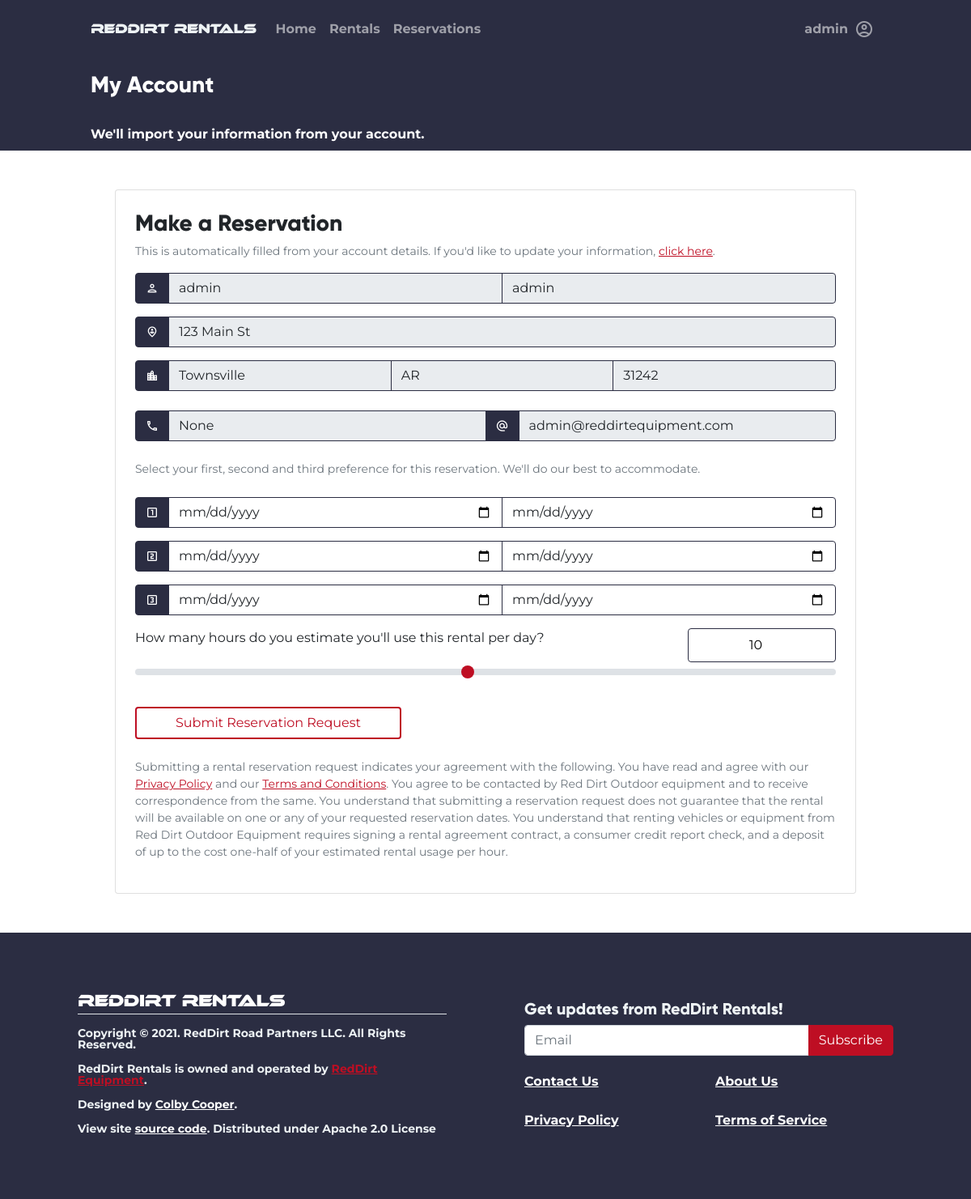
The app's page /account/reserve/12 (signed in) with its own data.
### tables this page shows
CREATE TABLE users (
    id INTEGER PRIMARY KEY AUTOINCREMENT,
    firstname TEXT NOT NULL,
    lastname TEXT NOT NULL,
    phonenumber TEXT NOT NULL,
    email TEXT NOT NULL,
    password BLOB NOT NULL,
    groups TEXT NOT NULL,
    address TEXT NOT NULL,
    city TEXT NOT NULL,
    state TEXT NOT NULL,
    zip TEXT NOT NULL
, token TEXT, token_expire TEXT);

### rentals_app/account.py (the view)
@account.route("/reserve/<int:id>")
@login_required
def reserve(id):
    return render_template("account/reserve.html", id=id)

### rentals_app/__init__.py (called while the page is built)
@app.after_request
def after_request(response):
    response.headers["Cache-Control"] = "no-cache, no-store, must-revalidate"
    return response

### rentals_app/auth.py (called while the page is built)
@auth.before_app_request
def fetch_current_user():
    userid = session.get("userid")
    if userid is None:
        g.user = None
    else:
        g.user = User.find_user(userid)

def login_required(view):
    @functools.wraps(view)
    def wrapped_view(**kwargs):
        if g.user is None:
            return redirect(url_for("auth.login"))
        return view(**kwargs)
    return wrapped_view

### rentals_app/helpers.py (called while the page is built)
def connect_to_db():
    con = sqlite3.connect(DB_PATH)
    return con, con.cursor()

### rentals_app/models/user.py (called while the page is built)
    def find_user(id) -> "User":
        con, cur = helpers.connect_to_db()
        sql = """
        SELECT * FROM users WHERE id='{}'
        """.format(
            id
        )
        try:
            db = cur.execute(sql).fetchone()
            if not db:
                return None
            return User(
                userid=db[0],
                firstname=db[1],
                lastname=db[2],
                phonenumber=db[3],
                email=db[4],
                password=db[5],
                groups=db[6],
                address=db[7],
                city=db[8],
                state=db[9],
                zip=db[10],
            )
        except Exception as ex:
            con.rollback()
            raise ex
        finally:
            con.close()

### rentals_app/templates/account/reserve.html (shortened to what this page needs)
{% extends "Base.html" %}
{% block content %}
<div class="container-fluid bg-dark">
    <div class="row">
        <div class="col-md-10 mx-auto">
            <h3 class="text-white py-3">My Account</h3>
        </div>
    </div>
</div>
<div class="container-fluid bg-dark">
    <div class="row">
        <div class="col-md-10 mx-auto">
            <p class="text-white py-2 m-0 fw-bold">We'll import your information from your account.</p>
        </div>
    </div>
</div>
<div class="container-fluid">
    <div class="row mx-md-4">
        <div class="col-md-10 mx-auto my-5">
            <div class="card">
                <div class="card-body p-4">
                    <h3 class="card-title">Make a Reservation</h3>
                    <form action="{{url_for('account.make_reservation', r_id=id)}}"
                          method="POST">
                        <p class="form-text mb-3">
                            This is automatically filled from your account details.
                            If you'd like to update your information, <a href="{{url_for('account.index')}}">click here</a>.
                        </p>
                        <div class="input-group mb-3">
                            <span class="input-group-text material-icons-outlined border-dark bg-dark text-white">
                            </span>
                            <input type="text"
                                   value="{{g.user.firstname}}"
                                   class="form-control border-dark"
                                   disabled>
                            <input type="text"
                                   class="form-control border-dark"
                                   value="{{g.user.lastname}}"
                                   disabled>
                        </div>
                        <div class="input-group mb-3">
                            <span class="input-group-text material-icons-outlined border-dark bg-dark text-white">
                            </span>
                            <input type="text"
                                   value="{{g.user.address}}"
                                   class="form-control border-dark"
                                   disabled>
                        </div>
                        <div class="input-group mb-4">
                            <span class="input-group-text material-icons-outlined border-dark bg-dark text-white">
                            </span>
                            <input type="text"
                                   value="{{g.user.city}}"
                                   class="form-control border-dark"
                                   disabled>
                            <input type="text"
                                   class="form-control border-dark"
                                   value="{{g.user.state}}"
                                   disabled>
                            <input type="text"
                                   class="form-control border-dark"
                                   value="{{g.user.zip}}"
                                   disabled>
                        </div>
                        <div class="input-group mb-4">
                            <span class="input-group-text material-icons-outlined border-dark bg-dark text-white">
                            </span>
                            <input type="text"
                                   value="{{g.user.phonenumber}}"
                                   class="form-control border-dark"
                                   disabled>
                            <span class="input-group-text material-icons-outlined border-dark bg-dark text-white">
                            </span>
                            <input type="text"
                                   class="form-control border-dark"
                                   value="{{g.user.email}}"
                                   disabled>
                        </div>
                        <p class="form-text mb-4">
                            Select your first, second and third preference for this reservation.
                            We'll do our best to accommodate.
                        </p>
                        <div class="input-group mb-3">
                            <span class="input-group-text material-icons-outlined border-dark bg-dark text-white">
                            </span>
                            <input type="date"
                                   name="start_1"
                                   required
                                   class="form-control border-dark">
                            <input type="date"
                                   class="form-control border-dark"
                                   required
                                   name="end_1">
                        </div>
                        <div class="input-group mb-3">
                            <span class="input-group-text material-icons-outlined border-dark bg-dark text-white">
                            </span>
                            <input type="date"
                                   name="start_2"
                                   required
                                   class="form-control border-dark">
                            <input type="date"
                                   class="form-control border-dark"
                                   required
                                   name="end_3">
                        </div>
                        <div class="input-group mb-3">
                            <span class="input-group-text material-icons-outlined border-dark bg-dark text-white">
                            </span>
                            <input type="date"
                                   required
                                   name="start_3"
                                   class="form-control border-dark">
                            <input type="date"
                                   required
                                   class="form-control border-dark"
                                   name="end_3">
                        </div>
                        <div class="mb-4">
                            <div class="row me-0">
                                <label class="col-auto flex-fill form-label me-auto mb-0">How many hours do you estimate you'll use this rental per day?</label>
                                <input class="col p-2 rounded border border-dark text-center mb-0"
                                       id="range_value"
                                       type="number"
                                       name="usage_hours"
                                       max="20"
                                       min="0"
                                       value="10">
                            </div>
                            <input type="range"
                                   class="form-range"
                                   min="1"
                                   value="10"
                                   max="20"
                                   step="1"
                                   list="ticks"
                                   id="slider">
                        </div>
                        <div class="row mb-4">
                            <div class="col">
                                <button type="submit"
                                        class="btn btn-outline-info border border-info border-2 px-5">
                                    Submit Reservation Request
                                </button>
                            </div>
                        </div>
                        <p class="form-text">
                            Submitting a rental reservation request indicates your agreement with the following.
                            You have read and agree with our <a href="#">Privacy Policy</a> and our <a href="#">Terms and Conditions</a>.
                            You agree to be contacted by Red Dirt Outdoor equipment and to receive correspondence from the same.
                            You understand that submitting a reservation request does not guarantee that the rental will be available
                            on one or any of your requested reservation dates. You understand that renting vehicles or equipment
                            from Red Dirt Outdoor Equipment requires signing a rental agreement contract, a consumer credit report check,
                            and a deposit of up to the cost one-half of your estimated rental usage per hour.
                        </p>
                    </form>
                </div>
            </div>
        </div>
    </div>
</div>
{% endblock %}

### rentals_app/templates/base.html (shortened to what this page needs)
<!doctype html>
<html lang="en">
<head>
    <link rel="stylesheet"
          href="{{ url_for('static', filename='font-loader.css') }}">
    <link rel="stylesheet"
          href="https://cdn.jsdelivr.net/npm/fullcalendar@5.7.2/main.css"
>
    <link rel="stylesheet"
          href="{{url_for('static', filename='global.css')}}">
</head>
<body class="bg-white"
      style="overflow-x: hidden;">
    <div class="row mx-0 bg-dark">
        <div class="col-md-10 mx-auto">
            <nav class="navbar navbar-expand-md navbar-dark bg-dark py-3">
                <a href="{{url_for('index.root')}}"
                   class="navbar-brand">
                    <h6 class="m-0 text-light"
                        style="font-family:ethnocentric !important;">RedDirt Rentals</h6>
                </a>
                <div class="collapse navbar-collapse"
                     id="nav_main">
                    <ul class="navbar-nav w-100">
                        <li class="nav-item">
                            <a class="nav-link fw-bold"
                               aria-current="page"
                               href="{{ url_for('index.root') }}">Home</a>
                        </li>
                        <li class="nav-item">
                            <a class="nav-link fw-bold"
                               href="{{url_for('Rentals.all_rentals')}}">Rentals</a>
                        </li>
                        <li class="nav-item">
                            <a class="nav-link fw-bold"
                               href="{{url_for('account.reservations', id=None)}}">Reservations</a>
                        </li>
                        {% if g.user != None %}
                        <li class="nav-item dropdown dropdown-dark ms-md-auto">
                            <a class="nav-link dropdown-toggle d-flex flex-row align-items-center fw-bold"
                               href="#"
                               data-bs-toggle="dropdown"
                               aria-expanded="false">
                                <span class="me-2">{{g.user.firstname}}</span>
                                <span class="material-icons-outlined">
                                </span>
                            </a>
                        </li>
                        {% endif %}
                    </ul>
                </div>
            </nav>
        </div>
    </div>
    {% block content %} {% endblock %}
    <div class="container-fluid">
        <div class="row p-lg-5 align-items-center bg-dark text-light fw-bold lh-1">
            <div class="col-auto col-md-6 me-auto px-5 py-3 pt-4">
                <h5 class="m-0 border-bottom pb-1"
                    style="font-family: ethnocentric !important;">
                    <a href="{{ url_for('index.root') }}"
                       class="text-decoration-none text-white">
                        RedDirt Rentals
                    </a>
                </h5>
                <p class="mb-2 mt-3 small">Copyright &copy; 2021. RedDirt Road Partners LLC. All Rights
                    Reserved.</p>
                <p class="my-3 small">RedDirt Rentals is owned and operated by <a
                       href="https://reddirtequipment.com"
                       target="_blank">RedDirt Equipment</a>.</p>
                <p class="mb-3 small">Designed by <a class="text-white"
                       href="mailto:ccooper@reddirtequipment.com">Colby
                        Cooper</a>.</p>
                <p class="small d-block">View site <a
                       href="https://github.com/CBCOOPER/RedDirtRentals"
                       class="text-white"
                       target="_blank">source code</a>. Distributed under Apache 2.0 License</p>
            </div>
            <div class="col-auto col-md-6 px-5 py-3">
                <div class="row mb-3">
                    <h5>Get updates from RedDirt Rentals!</h5>
                    <div class="input-group">
                        <input type="email"
                               class="form-control"
                               placeholder="Email">
                        <button type="button"
                                class="btn btn-primary">
                            Subscribe
                        </button>
                    </div>
                </div>
                <div class="row row-cols-2 g-3 text-start fw-bold">
                    <a href="{{ url_for('index.contact') }}"
                       class="col py-2 button btn-small text-white">Contact Us</a>
                    <a href="{{ url_for('index.about') }}"
                       class="col py-2 button btn-small text-white">About Us</a>
                    <a href="{{ url_for('index.privacy_policy') }}"
                       class="col py-2 button btn-small text-white">Privacy Policy</a>
                    <a href="{{ url_for('index.terms') }}"
                       class="col py-2 button btn-small text-white">Terms of Service</a>
                </div>
            </div>
        </div>
    </div>
</body>
</html>

### records on screen
users: user.firstname "admin", user.lastname "admin", user.address "123 Main St", user.city "Townsville", user.state "AR", user.zip "31242", user.phonenumber "None", user.email "admin@reddirtequipment.com"
